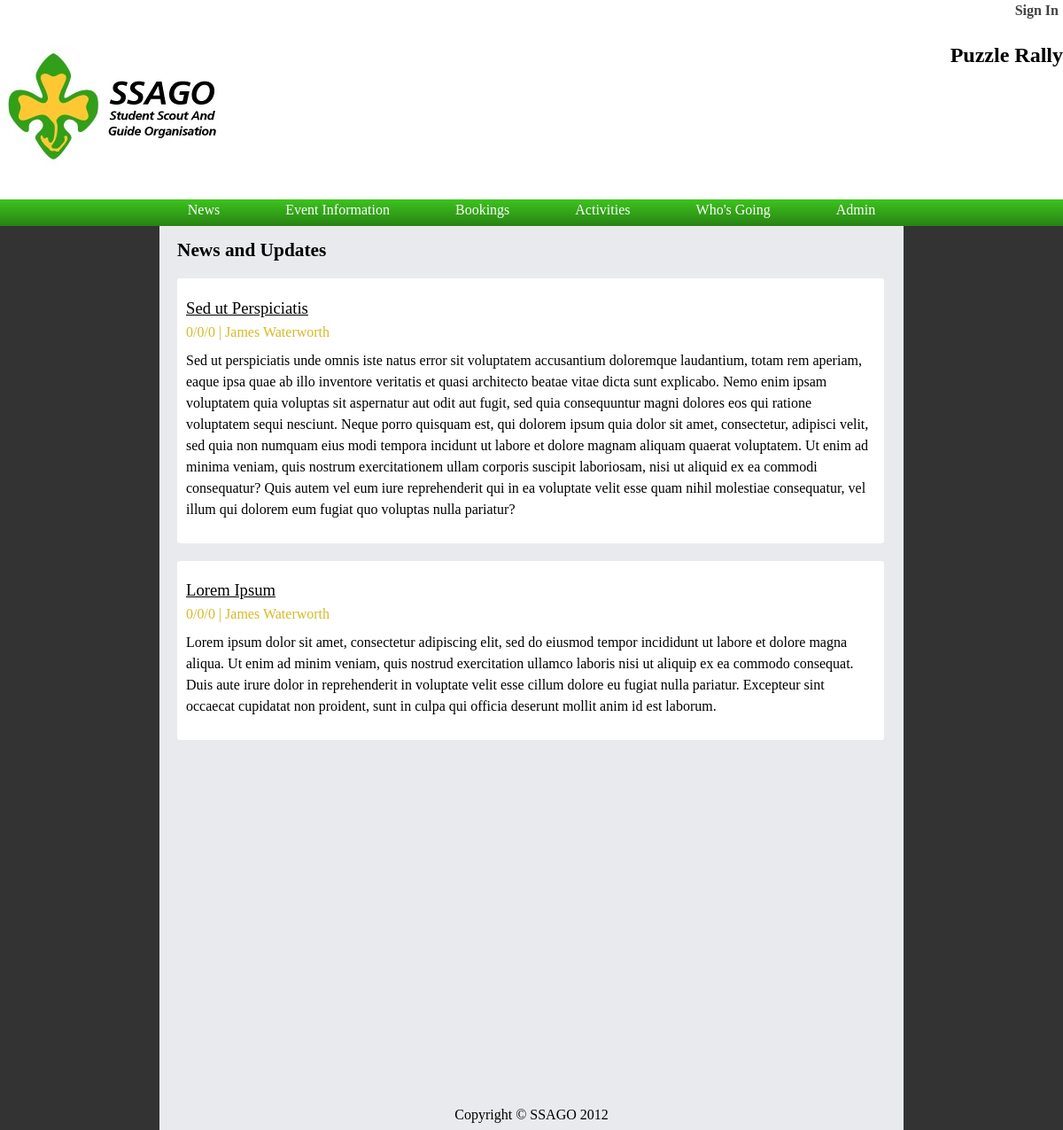
The page / on the database its author committed.
### tables this page shows
CREATE TABLE IF NOT EXISTS `event` (
  `id` int(11) NOT NULL,
  `eventName` varchar(255) NOT NULL,
  `eventSummary` text NOT NULL,
  `eventInformation` text NOT NULL,
  `eventLogoLoc` varchar(255) NOT NULL,
  `bookingInfoID` int(11) NOT NULL,
  `activityPageID` int(11) NOT NULL,
  PRIMARY KEY (`id`)
);

CREATE TABLE IF NOT EXISTS `newspost` (
  `id` int(11) NOT NULL AUTO_INCREMENT,
  `newsTitle` varchar(255) NOT NULL,
  `newsBody` text NOT NULL,
  `newsTimeStamp` date NOT NULL,
  `userID` int(11) NOT NULL,
  `eventID` int(11) NOT NULL,
  PRIMARY KEY (`id`)
);

### classes/factories/logic_factories/LogicFactory.inc.php (called while the page is built, shortened)
<?php
class LogicFactory {
    public static function CreateObject($className) {
        return new $className();
    }
}
?>

### classes/page_controllers/HeaderController.inc.php (called while the page is built, shortened)
<?php
require_once(PAGE_CONTROLLERS."/PageController.inc.php");
class HeaderController extends PageController {
    function __construct($eventID) {
        $eventData = LogicFactory::CreateObject("Event");
        try {
            $event = $eventData->getEvent($eventID);
        } catch (Exception $e) {
            $this->errorMessage = $e->getMessage();
            return;
        }
    }
}
?>

### classes/database_layer/DatabaseAccessObject.inc.php (called while the page is built, shortened)
<?php
abstract class DatabaseAccessObject implements IDatabaseAccessObject {
    protected $tableName;
	protected $mysqli;
    protected $foreignKey;
    public function __construct() {
		$this->mysqli = new mysqli(DB_HOST, DB_USERNAME, DB_PASSWORD, DB_NAME);
    }
    protected function ExecuteQuery($sql) {
        $valueObjects = array();
	    if($result = $this->mysqli->query($sql)) {
			$count = 0;
			while($row = $result->fetch_assoc()) {
				$valueObjects[$count++] = $this->AssignValues($row);
			}
		} else {
			throw new Exception("There was an error running the query [" . $this->mysqli->error . "]");
		}
        return $valueObjects;
    }
    public function GetById($id) {
        $sql = sprintf("SELECT * FROM %s WHERE id='%s'", $this->tableName, $id);
        $valueObjectArray = $this->ExecuteQuery($sql);
        return count($valueObjectArray) > 0 ? $valueObjectArray[0] : null;
    }
    public function GetByForeignKey($param) {
        if($this->foreignKey != null){
            $valueObjectArray = array();
            $sql = sprintf("SELECT * FROM %s WHERE %s = '%s' ORDER BY id DESC", $this->tableName, $this->foreignKey, $param);
            $valueObjectArray = $this->ExecuteQuery($sql);
        } else {
            $valueObjectArray = null;
        }
        return $valueObjectArray;
    }
}
?>

### classes/factories/data_factories/EventFactory.inc.php (called while the page is built, shortened)
<?php
require_once(VO_PATH."/EventVO.inc.php");
require_once(DBLAYER_PATH."/EventDAO.inc.php");
class EventFactory implements IDatabaseFactory{
    public static function CreateValueObject() {
        return new EventVO();
    }
    public static function GetDataAccessObject() {
        static $dao = null;
        if($dao == null) {
            $dao = new EventDAO();
        }
        return $dao;
    }
}
?>

### classes/business_logic/Event.inc.php (called while the page is built, shortened)
<?php
class Event extends BusinessLogic{
    public function GetEvent($id) {
        $dbEventInfo = EventFactory::GetDataAccessObject();
        $event = $dbEventInfo->GetById($id);
        return $event;
    }
}
?>

### classes/database_layer/EventDAO.inc.php (called while the page is built, shortened)
<?php
require_once(DBLAYER_PATH."/DatabaseAccessObject.inc.php");
require_once(DATA_FACTORY_PATH."/EventFactory.inc.php");
class EventDAO extends DatabaseAccessObject{
    public function __construct() {
        $this->tableName = "Event";
    }
    protected function AssignValues($row) {
        $valueObject = EventFactory::CreateValueObject();
        $valueObject->setId($row[EventVO::$dbId]);
        $valueObject->setName($row[EventVO::$dbName]);
        $valueObject->setSummary($row[EventVO::$dbSummary]);
        $valueObject->setInformation($row[EventVO::$dbInformation]);
        $valueObject->setLogoLoc($row[EventVO::$dbLogoLoc]);
        $valueObject->setBookingInfoID($row[EventVO::$dbBookingInfoID]);
        $valueObject->setActivityPageID($row[EventVO::$dbActivityPageID]);
        return $valueObject;
    }
}
?>

### classes/value_objects/EventVO.inc.php (called while the page is built, shortened)
<?php
class EventVO implements IValueObject{
    private $id;
    private $name;
    public function setId($id) {
        $this->id = $id;
    }
    public function setName($name) {
        $this->name = $name;
    }
    public function getId() {
        return $this->id;
    }
    public function getName() {
        return $this->name;
    }
}
?>

### classes/auth/Authentication.inc.php (called while the page is built, shortened)
<?php
 class Authentication {
	public static function CheckAuthenticationLevel($userLevel) {
		$accountId = isset($_SESSION['account_id']) ? $_SESSION['account_id'] : null;
		if(self::CheckSession($accountId)) {
			$dbAccounts = AccountFactory::GetDataAccessObject();
			$accountVO = $dbAccounts->GetById($accountId);
			return $userLevel & $accountVO->getAccountTypeID();
		} else {
			return false;
		}
	}
	private static function CheckSession($accountId) {
		$result = false;
		return $result;
	}
 }
 ?>

### classes/page_controllers/PageController.inc.php (called while the page is built, shortened)
<?php
abstract class PageController {
    public function CheckAuth($userLevel, $displayLogin = true) {
		$result = Authentication::CheckAuthenticationLevel($userLevel);
        return $result;
    }
}
?>

### classes/page_controllers/HomepageController.inc.php (called while the page is built, shortened)
<?php
require_once(PAGE_CONTROLLERS."/PageController.inc.php");
class HomepageController extends PageController {
    public function __construct($eventID) {
        $eventData = LogicFactory::CreateObject("Event");
        try {
            $event = $eventData->getEvent($eventID);
        } catch (Exception $e) {
            $this->errorMessage = $e->getMessage();
            return;
        }
        $newsData = LogicFactory::CreateObject("News");
        try {
            $newsPosts = $newsData->GetAllNews($event);
            foreach($newsPosts as $newsPostVO) {
                $newsPost = array();
                $newsPost['author'] = $newsData->GetNewsAuthor($newsPostVO);
            }
        } catch (Exception $e) {
            $this->errorMessage = $e->getMessage();
            return;
        }
    }
}
?>

### classes/factories/data_factories/NewsPostFactory.inc.php (called while the page is built, shortened)
<?php
require_once(VO_PATH."/NewsPostVO.inc.php");
require_once(DBLAYER_PATH."/NewsPostDAO.inc.php");
class NewsPostFactory implements IDatabaseFactory{
    public static function CreateValueObject(){
        return new NewsPostVO();
    }
    public static function GetDataAccessObject() {
        static $dao = null;
        if($dao == null) {
            $dao = new NewsPostDAO();
        }
        return $dao;
    }
}
?>

### classes/business_logic/News.inc.php (called while the page is built, shortened)
<?php
class News extends BusinessLogic {
    public function GetAllNews(EventVO $event) {
        $dbNewsPost = NewsPostFactory::GetDataAccessObject();
        $newsPosts = $dbNewsPost->GetByForeignKey($event->getId());
        return $newsPosts;
    }
    public function GetNewsAuthor(NewsPostVO $newsPost) {
        $userID = $newsPost->getUserID();
        $dbAccount = AccountFactory::GetDataAccessObject();
        $account = $dbAccount->GetById($userID);
        $author = $account->getName();
        return $author;
    }
}
?>

### classes/database_layer/NewsPostDAO.inc.php (called while the page is built, shortened)
<?php
require_once(DBLAYER_PATH."/DatabaseAccessObject.inc.php");
require_once(DATA_FACTORY_PATH."/NewsPostFactory.inc.php");
class NewsPostDAO extends DatabaseAccessObject {
    public function __construct() {
        $this->tableName = "NewsPost";
        $this->foreignKey = NewsPostVO::$dbEventID;
    }
    protected function AssignValues($row) {
        $valueObject = NewsPostFactory::CreateValueObject();
        $valueObject->setId($row[NewsPostVO::$dbId]);
        $valueObject->setNewsTitle($row[NewsPostVO::$dbNewsTitle]);
        $valueObject->setNewsBody($row[NewsPostVO::$dbNewsBody]);
        $valueObject->setNewsTimeStamp($row[NewsPostVO::$dbNewsTimeStamp]);
        $valueObject->setUserID($row[NewsPostVO::$dbUserID]);
        $valueObject->setEventID($row[NewsPostVO::$dbEventID]);
        return $valueObject;
    }
}
?>

### classes/value_objects/NewsPostVO.inc.php (called while the page is built, shortened)
<?php
class NewsPostVO implements IValueObject{
    private $id;
    private $newsTitle;
    private $userID;
    public function setId($id) {
        $this->id = $id;
    }
    public function setNewsTitle($newsTitle) {
        $this->newsTitle = $newsTitle;
    }
    public function setUserID($userID) {
        $this->userID = $userID;
    }
    public function getId() {
        return $this->id;
    }
    public function getNewsTitle() {
        return $this->newsTitle;
    }
    public function getUserID() {
        return $this->userID;
    }
}
?>

### classes/factories/data_factories/AccountFactory.inc.php (called while the page is built, shortened)
<?php
require_once(DBLAYER_PATH."/AccountDAO.inc.php");
class AccountFactory implements IDatabaseFactory{
    public static function CreateValueObject(){
        return new AccountVO();
    }
    public static function GetDataAccessObject() {
        static $dao = null;
        if($dao == null) {
            $dao = new AccountDAO();
        }
        return $dao;
    }
}
?>

### classes/database_layer/AccountDAO.inc.php (called while the page is built, shortened)
<?php
require_once(DBLAYER_PATH."/DatabaseAccessObject.inc.php");
require_once(DATA_FACTORY_PATH."/AccountFactory.inc.php");
class AccountDAO extends DatabaseAccessObject{
    public function __construct() {
        $this->tableName = "Account";
    }
    protected function AssignValues($row) {
        $valueObject = AccountFactory::CreateValueObject();
        $valueObject->setId($row[AccountVO::$dbId]);
        $valueObject->setName($row[AccountVO::$dbName]);
		$valueObject->setUserSalt($row[AccountVO::$dbUserSalt]);
		$valueObject->setPassword($row[AccountVO::$dbPassword]);
        $valueObject->setDateOfBirth($row[AccountVO::$dbDateOfBirth]);
        $valueObject->setEmail($row[AccountVO::$dbEmail]);
        $valueObject->setPhoneNumber($row[AccountVO::$dbPhoneNumber]);
        $valueObject->setAddress($row[AccountVO::$dbAddress]);
        $valueObject->setEmergName($row[AccountVO::$dbEmergName]);
        $valueObject->setEmergPhone($row[AccountVO::$dbEmergPhone]);
        $valueObject->setEmergAddress($row[AccountVO::$dbEmergAddress]);
        $valueObject->setDietaryReq($row[AccountVO::$dbDietaryReq]);
        $valueObject->setMedicalConditions($row[AccountVO::$dbMedicalConditions]);
        $valueObject->setClubID($row[AccountVO::$dbClubID]);
        $valueObject->setAccountTypeID($row[AccountVO::$dbAccountTypeID]);
        return $valueObject;
    }
}
?>

### templates/homepage.php (the view, shortened to what this page needs)
<?php
include (COMMON_TEMPLATES."/header.php");
require_once(PAGE_CONTROLLERS."/HomepageController.inc.php");
$controller = new HomepageController(1);
?>
<h3 class="page_title">News and Updates</h3>
<div class="home_page">
    <?php if($controller->errorMessage != null) : ?>
    <div class="error">
        <p><?php echo $controller->errorMessage ?></p>
    </div>
    <?php else : ?>
    <div class="news_posts">
        <?php foreach($controller->data['newsPosts'] as $newsPost) :?>
                <div class="news_post">
                    <a href=".?action=newspost&newsid=<?php echo $newsPost['newsId'] ?>"><p class="news_title"> <?php echo $newsPost['title'] ?> </p></a>
                    <p class="news_author"> <?php echo $newsPost['timestamp'] ?> | <?php echo $newsPost['author'] ?> </p>
                    <p> <?php echo $newsPost['body'] ?> </p>
                </div>
        <?php endforeach;?>
    </div>
    <?php endif; ?>
</div>
<?php
include (COMMON_TEMPLATES."/footer.php");
?>

### templates/common/header.php (shortened to what this page needs)
<!DOCTYPE html>
<?php
require_once(PAGE_CONTROLLERS."/HeaderController.inc.php");
$controller = new HeaderController(1);
?>
<html>
    <head>
        <link href="jquery/facebox/facebox.css" media="screen" rel="stylesheet" type="text/css" />
        <link rel="stylesheet" type="text/css" href="jquery/css/tabs.css"/>
        <link rel="stylesheet" type="text/css" href="jquery/css/scrollable-vertical.css"/>
        <link type="text/css" href="jquery/jqueryui/css/south-street/jquery-ui-1.8.20.custom.css" rel="stylesheet" />
		<link rel="stylesheet" type="text/css" href="styles/common_styles.css"/>
        <link rel="stylesheet" type="text/css" href="styles/information_styles.css"/>
        <link rel="stylesheet" type="text/css" href="styles/form_styles.css"/>
    </head>
    <body>
        <div class="container">
           <div class="header">
                <div class="account_signout">
                    <?php if($controller->data['loggedin'] != null) : ?>
                        <?php if(isset($controller->data['club']) && $controller->data['club'] != null) :?>
                            <p class="account_link"><a href=".?action=clubrepadmin"><?php echo $controller->data['club'] ?></a> | <a href=".?action=myaccount"><?php echo $controller->data['name'] ?></a> | <a href=".?event=<?php echo $controller->data['eventID']?>&action=logout">Logout</a></p>
                        <?php else : ?>
                            <p class="account_link"><a href=".?action=myaccount"><?php echo $controller->data['name'] ?></a> | <a href=".?event=<?php echo $controller->data['eventID']?>&action=logout">Logout</a></p>
                        <?php endif; ?>
                    <?php else : ?>
                    <p class="account_link"><a href=".?event=<?php echo $controller->data['eventID']?>&action=myaccount">Sign In</a></p>
                    <?php endif; ?>
                </div>
				<div class="title_container">
					<div class="logo">
						<a href="index.php?event=<?php echo $controller->data['eventID']?>"><img src="images/ssago_logo.jpg" alt="SSAGO Logo"/></a>
					</div>
					<div class="event_title">
						<h2><?php echo $controller->data['eventName'] ?></h2>
					</div>
				</div>
				<div class="menu">
					<ul>
						<li><a href="index.php?event=<?php echo $controller->data['eventID'] ?>">News</a></li>
						<li><a href=".?event=<?php echo $controller->data['eventID'] ?>&action=eventinfo">Event Information</a></li>
						<li><a href=".?event=<?php echo $controller->data['eventID'] ?>&action=bookinginfo">Bookings</a></li>
						<li><a href=".?event=<?php echo $controller->data['eventID'] ?>&action=activities">Activities</a></li>
						<li><a href=".?event=<?php echo $controller->data['eventID'] ?>&action=participants">Who's Going</a></li>
						<li><a href=".?event=<?php echo $controller->data['eventID'] ?>&action=admin">Admin</a></li>
					</ul>
				</div>
			</div>
            <div class="content">

### rows shown on the page
event: eventName "Puzzle Rally"
newspost: newsTitle "Sed ut Perspiciatis", timestamp "0/0/0", author "James Waterworth", newsBody "Sed ut perspiciatis unde omnis iste natus error sit voluptatem accusantium doloremque laudantium, totam rem aperiam, eaque ipsa quae ab illo inventore veritatis et quasi architecto beatae vitae dicta sunt explicabo. Nemo enim ipsam voluptatem quia voluptas sit aspernatur aut odit aut fugit, sed quia consequuntur magni dolores eos qui ratione voluptatem sequi nesciunt. Neque porro quisquam est, qui dolorem ipsum quia dolor sit amet, consectetur, adipisci velit, sed quia non numquam eius modi tempora incidunt ut labore et dolore magnam aliquam quaerat voluptatem. Ut enim ad minima veniam, quis nostrum exercitationem ullam corporis suscipit laboriosam, nisi ut aliquid ex ea commodi…"
newspost: newsTitle "Lorem Ipsum", timestamp "0/0/0", author "James Waterworth", newsBody "Lorem ipsum dolor sit amet, consectetur adipiscing elit, sed do eiusmod tempor incididunt ut labore et dolore magna aliqua. Ut enim ad minim veniam, quis nostrud exercitation ullamco laboris nisi ut aliquip ex ea commodo consequat. Duis aute irure dolor in reprehenderit in voluptate velit esse cillum dolore eu fugiat nulla pariatur. Excepteur sint occaecat cupidatat non proident, sunt in culpa qui officia deserunt mollit anim id est laborum."
